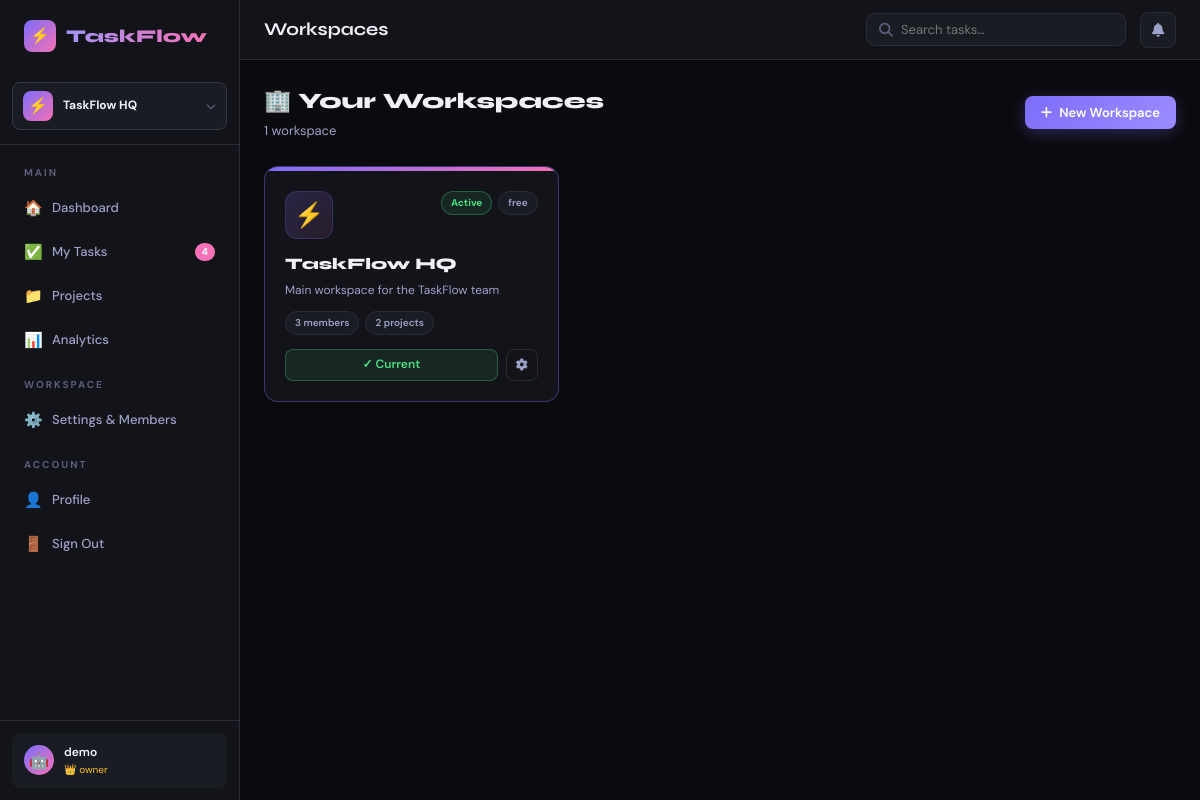
The app's page /workspaces (signed in) with its own data.
### taskflow 2/app.py (models this page shows)
class Workspace(db.Model):
    id          = db.Column(db.Integer, primary_key=True)
    name        = db.Column(db.String(120), nullable=False)
    slug        = db.Column(db.String(80), unique=True, nullable=False)
    description = db.Column(db.Text)
    avatar      = db.Column(db.String(4), default='🏢')
    plan        = db.Column(db.String(20), default='free')
    created     = db.Column(db.DateTime, default=datetime.utcnow)
    owner_id    = db.Column(db.Integer, db.ForeignKey('user.id'))
    members     = db.relationship('WorkspaceMember', backref='workspace', lazy=True, cascade='all,delete')
    projects    = db.relationship('Project', backref='workspace', lazy=True, cascade='all,delete')
    invites     = db.relationship('WorkspaceInvite', backref='workspace', lazy=True, cascade='all,delete')

class User(db.Model):
    id            = db.Column(db.Integer, primary_key=True)
    username      = db.Column(db.String(80), unique=True, nullable=False)
    email         = db.Column(db.String(120), unique=True, nullable=False)
    password      = db.Column(db.String(256), nullable=False)
    avatar        = db.Column(db.String(2), default='😎')
    role          = db.Column(db.String(20), default='member')
    created       = db.Column(db.DateTime, default=datetime.utcnow)
    active_ws_id  = db.Column(db.Integer, db.ForeignKey('workspace.id'), nullable=True)
    tasks         = db.relationship('Task', foreign_keys='Task.assignee_id', backref='assignee', lazy=True)
    created_tasks = db.relationship('Task', foreign_keys='Task.creator_id', backref='creator', lazy=True)
    notifications = db.relationship('Notification', backref='user', lazy=True)

class WorkspaceMember(db.Model):
    id           = db.Column(db.Integer, primary_key=True)
    workspace_id = db.Column(db.Integer, db.ForeignKey('workspace.id'), nullable=False)
    user_id      = db.Column(db.Integer, db.ForeignKey('user.id'), nullable=False)
    role         = db.Column(db.String(20), default='member')  # owner/admin/member/viewer
    joined       = db.Column(db.DateTime, default=datetime.utcnow)
    user         = db.relationship('User', backref='workspace_memberships')

### taskflow 2/app.py (the view)
@app.route('/workspaces')
@login_required
def workspaces():
    u = current_user()
    my_ws = [wm.workspace for wm in u.workspace_memberships]
    return render_template('workspaces.html', user=u, workspaces=my_ws)

### taskflow 2/app.py (called while the page is built)
def login_required(f):
    @wraps(f)
    def decorated(*args, **kwargs):
        if 'user_id' not in session:
            return redirect(url_for('login'))
        return f(*args, **kwargs)
    return decorated

def current_user():
    if 'user_id' in session:
        return User.query.get(session['user_id'])
    return None

def active_workspace():
    u = current_user()
    if not u: return None
    if u.active_ws_id:
        ws = Workspace.query.get(u.active_ws_id)
        if ws: return ws
    ws = Workspace.query.filter_by(owner_id=u.id).first()
    if ws: u.active_ws_id = ws.id; db.session.commit()
    return ws

def get_ws_role(ws, user):
    m = WorkspaceMember.query.filter_by(workspace_id=ws.id, user_id=user.id).first()
    return m.role if m else None

### taskflow 2/templates/workspaces.html (shortened to what this page needs)
{% extends 'base.html' %}
{% block topbar_title %}Workspaces{% endblock %}
{% block content %}
<div class="fade-in">
  <div class="flex-between" style="margin-bottom:24px;">
    <div>
      <div style="font-family:var(--font);font-size:22px;font-weight:800;">🏢 Your Workspaces</div>
      <div style="color:var(--text2);font-size:13px;margin-top:2px;">{{ workspaces|length }} workspace{{ 's' if workspaces|length!=1 }}</div>
    </div>
    <button class="btn btn-primary" onclick="openModal('new-ws-modal')"><i class="fas fa-plus"></i> New Workspace</button>
  </div>
  <div class="grid-3 fade-in-2">
    {% for w in workspaces %}
    <div style="background:var(--surface);border:1px solid {% if ws and w.id==ws.id %}rgba(124,109,250,0.4){% else %}var(--border){% endif %};border-radius:var(--radius);overflow:hidden;transition:.2s;" onmouseenter="this.style.transform='translateY(-2px)'" onmouseleave="this.style.transform=''">
      <div style="height:4px;background:linear-gradient(90deg,var(--accent),var(--pink));"></div>
      <div style="padding:20px;">
        <div style="display:flex;align-items:flex-start;justify-content:space-between;margin-bottom:12px;">
          <div style="width:48px;height:48px;border-radius:12px;background:linear-gradient(135deg,rgba(124,109,250,0.2),rgba(244,113,181,0.1));border:1px solid rgba(124,109,250,0.2);display:flex;align-items:center;justify-content:center;font-size:24px;">{{ w.avatar }}</div>
          <div style="display:flex;gap:6px;align-items:center;">
            {% if ws and w.id==ws.id %}<span class="badge-done badge" style="font-size:10px;">Active</span>{% endif %}
            <span class="chip">{{ w.plan }}</span>
          </div>
        </div>
        <div style="font-family:var(--font);font-size:16px;font-weight:800;margin-bottom:4px;">{{ w.name }}</div>
        {% if w.description %}<div style="font-size:12px;color:var(--text2);margin-bottom:12px;line-height:1.5;">{{ w.description[:80] }}{% if w.description|length>80 %}…{% endif %}</div>{% endif %}
        <div style="display:flex;gap:6px;flex-wrap:wrap;margin-bottom:14px;">
          <span class="chip">{{ w.members|length }} member{{ 's' if w.members|length!=1 }}</span>
          <span class="chip">{{ w.projects|length }} project{{ 's' if w.projects|length!=1 }}</span>
        </div>
        <div style="display:flex;gap:8px;">
          {% if not (ws and w.id==ws.id) %}
          <a href="/workspaces/{{ w.id }}/switch" class="btn btn-primary btn-sm" style="flex:1;justify-content:center;">Switch</a>
          {% else %}
          <span class="btn btn-success btn-sm" style="flex:1;justify-content:center;cursor:default;">✓ Current</span>
          {% endif %}
          <a href="/workspaces/{{ w.id }}/settings" class="btn btn-ghost btn-sm btn-icon"><i class="fas fa-cog"></i></a>
        </div>
      </div>
    </div>
    {% endfor %}
  </div>
</div>
{% endblock %}

### taskflow 2/templates/base.html (shortened to what this page needs)
<!DOCTYPE html>
<html lang="en">
<head>
<link rel="stylesheet" href="https://cdnjs.cloudflare.com/ajax/libs/font-awesome/6.4.0/css/all.min.css">
</head>
<body>
<div class="app-layout">
{% if session.user_id %}
<aside class="sidebar" id="sidebar">
  <div class="sidebar-logo">
    <div class="logo-icon">⚡</div>
    <span>TaskFlow</span>
  </div>
  {% if ws %}
  <div class="ws-switcher" onclick="document.getElementById('ws-dropdown').classList.toggle('open');event.stopPropagation();">
    <div class="ws-chip">
      <div class="ws-avatar">{{ ws.avatar }}</div>
      <div class="ws-name">{{ ws.name }}</div>
      <i class="fas fa-chevron-down" style="font-size:10px;color:var(--text3);"></i>
    </div>
  </div>
  {% endif %}
  <nav>
    <div class="sidebar-section">Main</div>
    <a href="/dashboard" class="nav-item {% if request.endpoint=='dashboard' %}active{% endif %}">
      <span class="icon">🏠</span> Dashboard
    </a>
    <a href="/tasks" class="nav-item {% if request.endpoint=='tasks' %}active{% endif %}">
      <span class="icon">✅</span> My Tasks
      {% if overdue_count %}<span class="nav-badge">{{ overdue_count }}</span>{% endif %}
    </a>
    <a href="/projects" class="nav-item {% if 'project' in request.endpoint %}active{% endif %}">
      <span class="icon">📁</span> Projects
    </a>
    <a href="/analytics" class="nav-item {% if request.endpoint=='analytics' %}active{% endif %}">
      <span class="icon">📊</span> Analytics
    </a>
    {% if ws %}
    <div class="sidebar-section">Workspace</div>
    <a href="/workspaces/{{ ws.id }}/settings" class="nav-item {% if request.endpoint=='workspace_settings' %}active{% endif %}">
      <span class="icon">⚙️</span> {% if can_admin_ws %}Settings & Members{% else %}View Members{% endif %}
    </a>
    {% endif %}
    <div class="sidebar-section">Account</div>
    <a href="/profile" class="nav-item {% if request.endpoint=='profile' %}active{% endif %}">
      <span class="icon">👤</span> Profile
    </a>
    <a href="/logout" class="nav-item"><span class="icon">🚪</span> Sign Out</a>
  </nav>
  <div class="sidebar-footer">
    <a href="/profile" class="user-chip">
      <div class="user-avatar">{{ user.avatar if user else '👤' }}</div>
      <div>
        <div class="user-name">{{ user.username if user else 'User' }}</div>
        <div class="user-role" style="display:flex;align-items:center;gap:4px;">{% if ws_role %}<span style="color:{% if ws_role=='owner' %}var(--amber){% elif ws_role=='admin' %}var(--accent2){% elif ws_role=='viewer' %}var(--text3){% else %}var(--cyan){% endif %};">{% if ws_role=='owner' %}👑{% elif ws_role=='admin' %}⚡{% elif ws_role=='viewer' %}👁{% else %}👤{% endif %} {{ ws_role }}</span>{% endif %}</div>
      </div>
    </a>
  </div>
</aside>
{% endif %}
<div class="main-content">
{% if session.user_id %}
<header class="topbar">
  <div class="topbar-title">{% block topbar_title %}{% endblock %}</div>
  <div style="position:relative;">
    <div class="search-box">
      <i class="fas fa-search"></i>
      <input type="text" id="search-input" placeholder="Search tasks…" autocomplete="off">
    </div>
  </div>
  <div style="position:relative;">
    <div class="notif-btn" id="notif-btn" onclick="toggleNotif()">
      <i class="fas fa-bell"></i>
    </div>
  </div>
</header>
{% endif %}
<div class="page-content">
{% block content %}{% endblock %}
</div>
</div>
</div>
</body>
</html>

### records on screen
Workspace: avatar "⚡", name "TaskFlow HQ", shows "Active", plan "free", description "Main workspace for the TaskFlow team", members|length "3", members "s", projects|length "2", projects "s", shows "✓ Current"
User: avatar "🤖", username "demo"
WorkspaceMember: role "owner"

### other values on screen
{{ overdue_count }} "4"
{{ workspaces|length }} "1"
